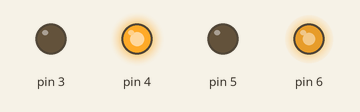
Recording of a sketch running on a simulated Arduino Uno, built with avr-gcc and run on an emulated ATmega328P. Shown: output pins drawn as LEDs (lit = HIGH).

Above: at 0.05 s.
At 4.05 s:
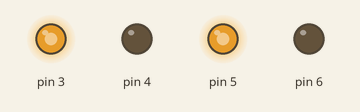
At 7.95 s:
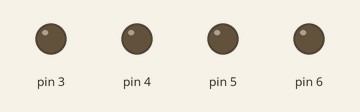
Timing chart, 0 to 10.4 s (numbered marks = the images above):
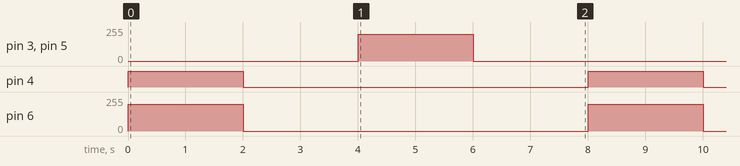

Measured:
- by itself, pin 3, pin 5, pin 6: alternates 200/255 for 2.0 s and 0/255 for 6.0 s
- by itself, pin 4: alternates HIGH for 2.0 s and LOW for 6.0 s

The sketch:

tank.ino
```cpp
/*
  Vitaliy Polyakov (C), polyakov.vs@mail.ru, 2024.
*/

class Motor {
private:
  byte _fwdPin;
  byte _bwdPin;
public:
  Motor(byte fwdPin, byte bwdPin) {
    _fwdPin = fwdPin;
    _bwdPin = bwdPin;
  }

  void init() {
    pinMode(_fwdPin, OUTPUT);
    pinMode(_bwdPin, OUTPUT);
  }

  void moveFwd(byte speed) {
    analogWrite(_fwdPin, speed);
    analogWrite(_bwdPin, LOW);
  }

  void moveBwd(byte speed) {
    analogWrite(_fwdPin, LOW);
    analogWrite(_bwdPin, speed);
  }

  void moveStop() {
    analogWrite(_fwdPin, LOW);
    analogWrite(_bwdPin, LOW);
  }
};

Motor motorR(4, 3); // двигатель A, правый
Motor motorL(6, 5); // двигатель B, левый

byte maxSpeed = 200;

void setup() {
  motorR.init();
  motorL.init();
}

void loop() {
  motorR.moveFwd(maxSpeed);
  motorL.moveFwd(maxSpeed);
  delay(2000);

  motorR.moveStop();
  motorL.moveStop();
  delay(2000);

  motorR.moveBwd(maxSpeed);
  motorL.moveBwd(maxSpeed);
  delay(2000);

  motorR.moveStop();
  motorL.moveStop();
  delay(2000);
}
```
